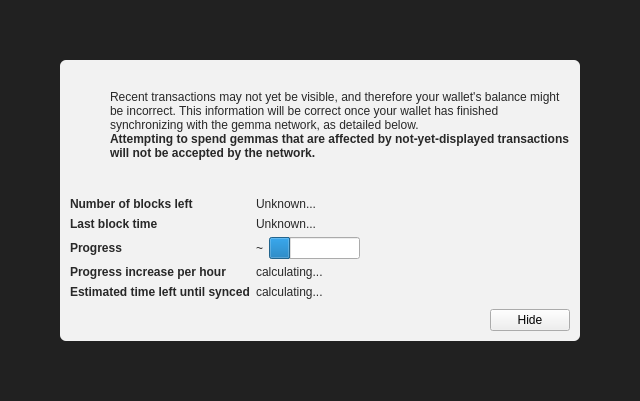
<?xml version="1.0" encoding="UTF-8"?>
<ui version="4.0">
 <class>ModalOverlay</class>
 <widget class="ModalOverlay" name="ModalOverlay">
  <property name="geometry">
   <rect>
    <x>0</x>
    <y>0</y>
    <width>640</width>
    <height>401</height>
   </rect>
  </property>
  <property name="windowTitle">
   <string>Form</string>
  </property>
  <layout class="QVBoxLayout" name="verticalLayout" stretch="0">
   <property name="sizeConstraint">
    <enum>QLayout::SetDefaultConstraint</enum>
   </property>
   <property name="leftMargin">
    <number>0</number>
   </property>
   <property name="topMargin">
    <number>0</number>
   </property>
   <property name="rightMargin">
    <number>0</number>
   </property>
   <property name="bottomMargin">
    <number>0</number>
   </property>
   <item>
    <widget class="QWidget" name="bgWidget" native="true">
     <property name="styleSheet">
      <string notr="true">#bgWidget { background: rgba(0,0,0,220); }</string>
     </property>
     <layout class="QVBoxLayout" name="verticalLayoutMain" stretch="1">
      <property name="leftMargin">
       <number>60</number>
      </property>
      <property name="topMargin">
       <number>60</number>
      </property>
      <property name="rightMargin">
       <number>60</number>
      </property>
      <property name="bottomMargin">
       <number>60</number>
      </property>
      <item>
       <widget class="QWidget" name="contentWidget" native="true">
        <property name="styleSheet">
         <string notr="true">#contentWidget { background: rgba(255,255,255,240); border-radius: 6px; }

QLabel { color: rgb(40,40,40);  }</string>
        </property>
        <layout class="QVBoxLayout" name="verticalLayoutSub" stretch="1,0,0,0">
         <property name="spacing">
          <number>0</number>
         </property>
         <property name="leftMargin">
          <number>10</number>
         </property>
         <property name="topMargin">
          <number>10</number>
         </property>
         <property name="rightMargin">
          <number>10</number>
         </property>
         <property name="bottomMargin">
          <number>10</number>
         </property>
         <item>
          <layout class="QHBoxLayout" name="horizontalLayoutIconText" stretch="0,1">
           <property name="topMargin">
            <number>20</number>
           </property>
           <item>
            <layout class="QVBoxLayout" name="verticalLayoutIcon">
             <property name="leftMargin">
              <number>0</number>
             </property>
             <item>
              <widget class="QPushButton" name="warningIcon">
               <property name="enabled">
                <bool>false</bool>
               </property>
               <property name="text">
                <string/>
               </property>
               <property name="icon">
                <iconset>
                 <normaloff>:/icons/warning</normaloff>
                 <disabledoff>:/icons/warning</disabledoff>:/icons/warning</iconset>
               </property>
               <property name="iconSize">
                <size>
                 <width>48</width>
                 <height>48</height>
                </size>
               </property>
               <property name="flat">
                <bool>true</bool>
               </property>
              </widget>
             </item>
             <item>
              <spacer name="verticalSpacerWarningIcon">
               <property name="orientation">
                <enum>Qt::Vertical</enum>
               </property>
               <property name="sizeHint" stdset="0">
                <size>
                 <width>20</width>
                 <height>40</height>
                </size>
               </property>
              </spacer>
             </item>
            </layout>
           </item>
           <item>
            <layout class="QVBoxLayout" name="verticalLayoutInfoText">
             <property name="leftMargin">
              <number>0</number>
             </property>
             <property name="topMargin">
              <number>0</number>
             </property>
             <item>
              <widget class="QLabel" name="infoText">
               <property name="text">
                <string>Recent transactions may not yet be visible, and therefore your wallet's balance might be incorrect. This information will be correct once your wallet has finished synchronizing with the gemma network, as detailed below.</string>
               </property>
               <property name="textFormat">
                <enum>Qt::RichText</enum>
               </property>
               <property name="wordWrap">
                <bool>true</bool>
               </property>
              </widget>
             </item>
             <item>
              <widget class="QLabel" name="infoTextStrong">
               <property name="font">
                <font>
                 <weight>75</weight>
                 <bold>true</bold>
                </font>
               </property>
               <property name="text">
                <string>Attempting to spend gemmas that are affected by not-yet-displayed transactions will not be accepted by the network.</string>
               </property>
               <property name="textFormat">
                <enum>Qt::RichText</enum>
               </property>
               <property name="wordWrap">
                <bool>true</bool>
               </property>
              </widget>
             </item>
             <item>
              <spacer name="verticalSpacerInTextSpace">
               <property name="orientation">
                <enum>Qt::Vertical</enum>
               </property>
               <property name="sizeHint" stdset="0">
                <size>
                 <width>20</width>
                 <height>40</height>
                </size>
               </property>
              </spacer>
             </item>
            </layout>
           </item>
          </layout>
         </item>
         <item>
          <spacer name="verticalSpacerAfterText">
           <property name="orientation">
            <enum>Qt::Vertical</enum>
           </property>
           <property name="sizeHint" stdset="0">
            <size>
             <width>20</width>
             <height>40</height>
            </size>
           </property>
          </spacer>
         </item>
         <item>
          <layout class="QFormLayout" name="formLayout">
           <property name="fieldGrowthPolicy">
            <enum>QFormLayout::FieldsStayAtSizeHint</enum>
           </property>
           <property name="horizontalSpacing">
            <number>6</number>
           </property>
           <property name="verticalSpacing">
            <number>6</number>
           </property>
           <property name="topMargin">
            <number>10</number>
           </property>
           <item row="0" column="0">
            <widget class="QLabel" name="labelNumberOfBlocksLeft">
             <property name="font">
              <font>
               <weight>75</weight>
               <bold>true</bold>
              </font>
             </property>
             <property name="text">
              <string>Number of blocks left</string>
             </property>
            </widget>
           </item>
           <item row="0" column="1">
            <widget class="QLabel" name="numberOfBlocksLeft">
             <property name="text">
              <string>Unknown...</string>
             </property>
            </widget>
           </item>
           <item row="1" column="0">
            <widget class="QLabel" name="labelLastBlockTime">
             <property name="font">
              <font>
               <weight>75</weight>
               <bold>true</bold>
              </font>
             </property>
             <property name="text">
              <string>Last block time</string>
             </property>
            </widget>
           </item>
           <item row="1" column="1">
            <widget class="QLabel" name="newestBlockDate">
             <property name="sizePolicy">
              <sizepolicy hsizetype="Maximum" vsizetype="Preferred">
               <horstretch>0</horstretch>
               <verstretch>0</verstretch>
              </sizepolicy>
             </property>
             <property name="text">
              <string>Unknown...</string>
             </property>
            </widget>
           </item>
           <item row="2" column="0">
            <widget class="QLabel" name="labelSyncDone">
             <property name="font">
              <font>
               <weight>75</weight>
               <bold>true</bold>
              </font>
             </property>
             <property name="text">
              <string>Progress</string>
             </property>
            </widget>
           </item>
           <item row="2" column="1">
            <layout class="QHBoxLayout" name="horizontalLayoutSync" stretch="0,1">
             <item>
              <widget class="QLabel" name="percentageProgress">
               <property name="text">
                <string notr="true">~</string>
               </property>
              </widget>
             </item>
             <item>
              <widget class="QProgressBar" name="progressBar">
               <property name="value">
                <number>24</number>
               </property>
               <property name="format">
                <string/>
               </property>
              </widget>
             </item>
            </layout>
           </item>
           <item row="4" column="0">
            <widget class="QLabel" name="labelProgressIncrease">
             <property name="font">
              <font>
               <weight>75</weight>
               <bold>true</bold>
              </font>
             </property>
             <property name="text">
              <string>Progress increase per hour</string>
             </property>
            </widget>
           </item>
           <item row="4" column="1">
            <widget class="QLabel" name="progressIncreasePerH">
             <property name="text">
              <string>calculating...</string>
             </property>
            </widget>
           </item>
           <item row="5" column="0">
            <widget class="QLabel" name="labelEstimatedTimeLeft">
             <property name="font">
              <font>
               <weight>75</weight>
               <bold>true</bold>
              </font>
             </property>
             <property name="text">
              <string>Estimated time left until synced</string>
             </property>
            </widget>
           </item>
           <item row="5" column="1">
            <widget class="QLabel" name="expectedTimeLeft">
             <property name="text">
              <string>calculating...</string>
             </property>
            </widget>
           </item>
          </layout>
         </item>
         <item>
          <layout class="QHBoxLayout" name="horizontalLayoutButtons">
           <property name="leftMargin">
            <number>10</number>
           </property>
           <property name="topMargin">
            <number>10</number>
           </property>
           <item>
            <widget class="QLabel" name="versionLabel">
             <property name="text">
              <string></string>
             </property>
            </widget>
           </item>
           <item>
            <spacer name="horizontalSpacer">
             <property name="orientation">
              <enum>Qt::Horizontal</enum>
             </property>
             <property name="sizeHint" stdset="0">
              <size>
               <width>40</width>
               <height>20</height>
              </size>
             </property>
            </spacer>
           </item>
           <item>
            <widget class="QPushButton" name="closeButton">
             <property name="text">
              <string>Hide</string>
             </property>
            </widget>
           </item>
          </layout>
         </item>
        </layout>
       </widget>
      </item>
     </layout>
    </widget>
   </item>
  </layout>
 </widget>
 <customwidgets>
  <customwidget>
   <class>ModalOverlay</class>
   <extends>QWidget</extends>
   <header>modaloverlay.h</header>
   <container>1</container>
  </customwidget>
 </customwidgets>
 <resources/>
 <connections/>
</ui>
